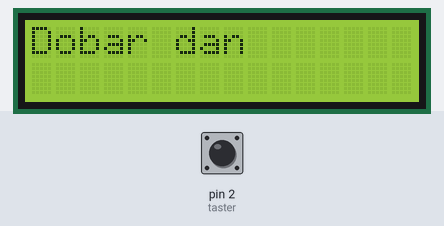
This sketch was run on a simulated Arduino Uno, built with avr-gcc and run on an emulated ATmega328P. On the bench: 16×2 character LCD. The inputs (shaded band) are chosen by the test bench; at power-on: pin 2 (taster) HIGH.

Above: at 1.2 s.
1.3 s: pin 2 (taster) pulled LOW for 0.15 s
At 2.1 s:
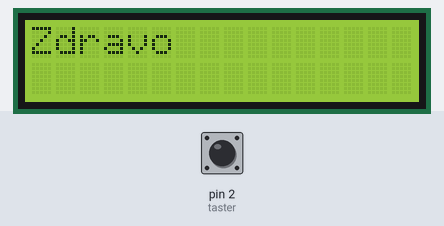
Timing chart, 0 to 4.3 s (numbered marks = the images above; inputs shaded):
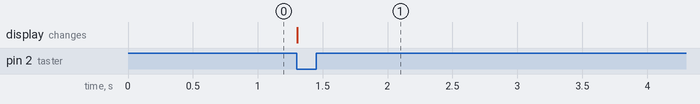

The sketch:

B26_test.ino
```cpp
#include <LiquidCrystal.h>

const int rs=12,en=11,d4=5,d5=4,d6=3,d7=1;
LiquidCrystal lcd(rs,en,d4,d5,d6,d7);
int taster=2;
void setup()
{
  lcd.begin(16,2);
  lcd.print("Dobar dan");
  pinMode(taster,INPUT);
  attachInterrupt(digitalPinToInterrupt(2),tekst,FALLING);
}
void tekst()
{
  lcd.clear();
  lcd.print("Zdravo");
}
void loop()
{

}
```

Measured:
- after the input at 1.3 s, the display: changes at once (image 1)
